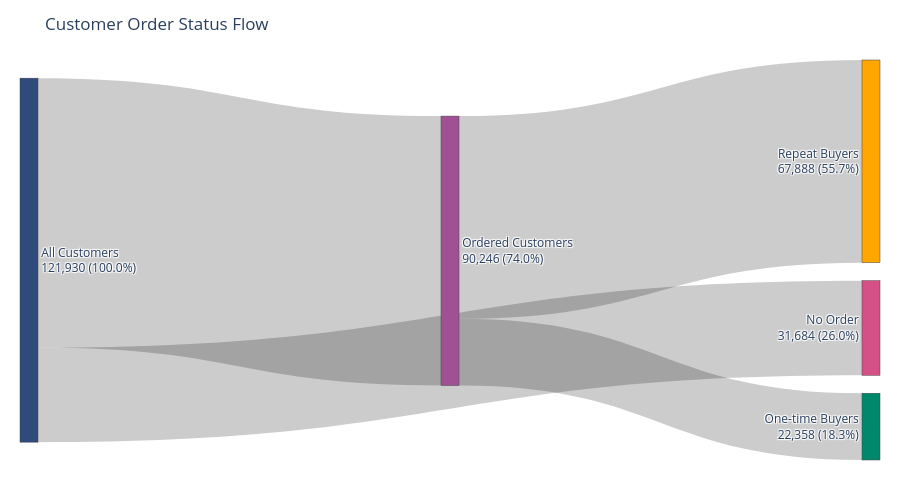

Notebook cell for this chart:
### Code cell
import plotly.graph_objects as go

sankey_labels = [
    "All Customers",
    "Ordered Customers",
    "One-time Buyers",
    "Repeat Buyers",
    "No Order",
]
sankey_label_to_index = {label: idx for idx, label in enumerate(sankey_labels)}
sankey_node_counts = {
    "All Customers": funnel_total_customers,
    "Ordered Customers": ordered_customers_count,
    "One-time Buyers": one_time_buyers_count,
    "Repeat Buyers": repeat_buyers_count,
    "No Order": no_order_customers_count,
}
sankey_node_labels = [
    f"{label}<br>{sankey_node_counts[label]:,} ({sankey_node_counts[label] / funnel_total_customers:.1%})"
    if funnel_total_customers > 0 else label
    for label in sankey_labels
]

sankey_links = pd.DataFrame(
    [
        {"source": "All Customers", "target": "Ordered Customers", "customers": ordered_customers_count},
        {"source": "Ordered Customers", "target": "One-time Buyers", "customers": one_time_buyers_count},
        {"source": "Ordered Customers", "target": "Repeat Buyers", "customers": repeat_buyers_count},
        {"source": "All Customers", "target": "No Order", "customers": no_order_customers_count},
    ]
)
sankey_links["source_customers"] = sankey_links["source"].map(sankey_node_counts)
sankey_links["share_of_parent"] = sankey_links["customers"] / sankey_links["source_customers"]
sankey_links["share_of_all_customers"] = sankey_links["customers"] / funnel_total_customers
sankey_links["hover_count"] = sankey_links["customers"].map(lambda value: f"{value:,}")

fig = go.Figure(
    data=[
        go.Sankey(
            arrangement="snap",
            node={
                "label": sankey_node_labels,
                "pad": 18,
                "thickness": 18,
                "color": ["#2f4b7c", "#a05195", "#00876c", "#ffa600", "#d45087"],
            },
            link={
                "source": sankey_links["source"].map(sankey_label_to_index),
                "target": sankey_links["target"].map(sankey_label_to_index),
                "value": sankey_links["customers"],
                "customdata": sankey_links[["hover_count", "share_of_parent", "share_of_all_customers"]],
                "hovertemplate": "%{source.label} -> %{target.label}<br>%{customdata[0]} customers<br>%{customdata[1]:.1%} of parent<br>%{customdata[2]:.1%} of all customers<extra></extra>",
            },
        )
    ]
)
fig.update_layout(
    title_text="Customer Order Status Flow",
    height=480,
    margin={"l": 20, "r": 20, "t": 60, "b": 20},
    font={"size": 12},
)
fig.show()

### Figure 1 — Plotly figure (JSON) as saved in the notebook; plotly's stock layout.template omitted (floating-point values rounded to 4 significant figures)
{"data": [{"arrangement": "snap", "link": {"customdata": [["90,246", 0.7401, 0.7401], ["22,358", 0.2477, 0.1834], ["67,888", 0.7523, 0.5568], ["31,684", 0.2599, 0.2599]], "hovertemplate": "%{source.label} -> %{target.label}<br>%{customdata[0]} customers<br>%{customdata[1]:.1%} of parent<br>%{customdata[2]:.1%} of all customers<extra></extra>", "source": [0, 1, 1, 0], "target": [1, 2, 3, 4], "value": [90246, 22358, 67888, 31684]}, "node": {"color": ["#2f4b7c", "#a05195", "#00876c", "#ffa600", "#d45087"], "label": ["All Customers<br>121,930 (100.0%)", "Ordered Customers<br>90,246 (74.0%)", "One-time Buyers<br>22,358 (18.3%)", "Repeat Buyers<br>67,888 (55.7%)", "No Order<br>31,684 (26.0%)"], "pad": 18, "thickness": 18}, "type": "sankey"}], "layout": {"font": {"size": 12}, "height": 480, "margin": {"b": 20, "l": 20, "r": 20, "t": 60}, "title": {"text": "Customer Order Status Flow"}}}
